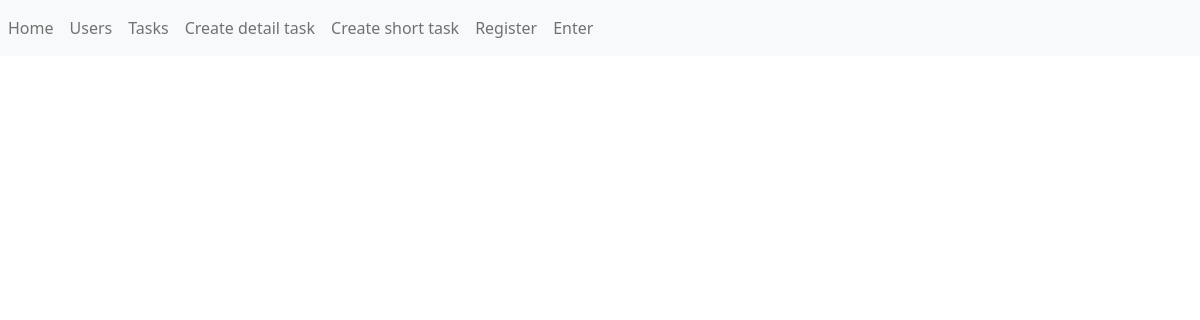
Page /tasks/task_list/ on the earlier database version.
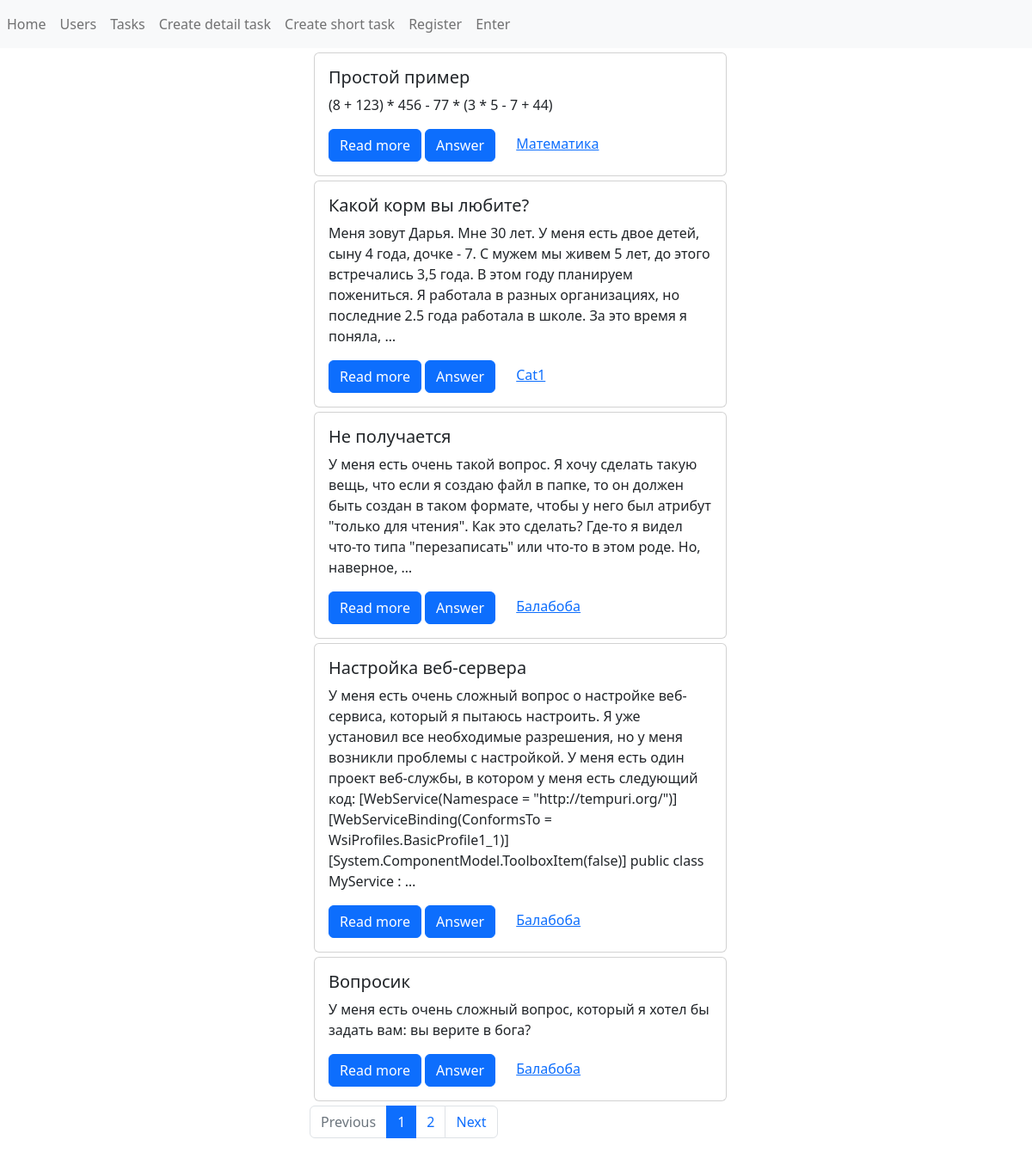
Same page on the later database version.
### tasks/models.py (models this page shows, shortened)
class TaskModel(models.Model):
    title = models.CharField(max_length=120)
    description = models.TextField()
    likes = models.IntegerField(default=0)
    detail_answer = models.BooleanField(default=True, null=True)  # detailed_answer or short_answer
    reference_short_answer = models.TextField(blank=True)
    created_at = models.DateTimeField(null=True, auto_now_add=True)
    user = models.ForeignKey(User, on_delete=models.CASCADE, null=True)

### tasks/views.py (the view)
# urls.py: path('task_list/', TasksList.as_view(), name='tasks_list'),
class TasksList(ListView):
    model = TaskModel
    template_name = 'tasks/task_list.html'
    context_object_name = 'tasks_list'
    paginate_by = 5
    ordering = '-created_at'

### tasks/templates/tasks/task_list.html
{% extends 'base.html' %}
{% block content %}
    {% for task in page_obj.object_list %}
        {% include 'inc/_task_card_compact.html' %}
    {% endfor %}
{% endblock %}

### templates/base.html (shortened to what this page needs)
<!DOCTYPE html>
<html lang="en">
<head>
    {% include "inc/_bootstrap.html" %}
</head>
<body>
{% include "inc/_navbar.html" %}
<div style="position: relative; width: 40%; left: 30%">
    {% block content %}{% endblock %}
    {% if page_obj.has_other_pages %}
        <nav aria-label="...">
            <ul class="pagination">
                {% if page_obj.number == 1 %}
                    <li class="page-item disabled">
                        <a class="page-link" href="#" tabindex="-1">Previous</a>
                    </li>
                {% else %}
                    <li class="page-item">
                        <a class="page-link" href="?page={{ page_obj.number|add:-1 }}" tabindex="-1">Previous</a>
                    </li>
                {% endif %}
                {% for p in page_obj.paginator.page_range %}
                    {% if p == page_obj.number %}
                        <li class="page-item active"><a class="page-link" href="?page={{ p }}">{{ p }}</a></li>
                    {% else %}
                        <li class="page-item"><a class="page-link" href="?page={{ p }}">{{ p }}</a></li>
                    {% endif %}
                {% endfor %}
                {% if page_obj.has_next %}
                    <li class="page-item">
                        <a class="page-link" href="?page={{ page_obj.number|add:1 }}">Next</a>
                    </li>
                {% else %}
                    <li class="page-item disabled">
                        <a class="page-link" href="#">Next</a>
                    </li>
                {% endif %}
            </ul>
        </nav>
    {% endif %}
</div>
</body>
</html>

### templates/inc/_bootstrap.html (shortened to what this page needs)
<link href="https://cdn.jsdelivr.net/npm/bootstrap@5.2.1/dist/css/bootstrap.min.css" rel="stylesheet"
>

### templates/inc/_navbar.html
<nav class="navbar navbar-expand-lg navbar-light bg-light">
    <div class="collapse navbar-collapse" id="navbarSupportedContent">
        <ul class="navbar-nav mr-auto">
            <li class="nav-item"><a class="nav-link" href="{% url 'home' %}">Home</a></li>
            <li class="nav-item"><a class="nav-link" href="{% url 'users' %}">Users</a></li>
            <li class="nav-item"><a class="nav-link" href="{% url 'tasks_list' %}">Tasks</a></li>
            <li class="nav-item"><a class="nav-link" href="{% url 'create_detail_task' %}">Create detail task</a></li>
            <li class="nav-item"><a class="nav-link" href="{% url 'create_short_task' %}">Create short task</a></li>
            {% if request.user.is_authenticated %}
                <li class="nav-item"><a class="nav-link" href="{% url 'logout_page' %}">Logout</a></li>
                <b>
                    <li class="nav-item"><a class="nav-link"
                                            href="{% url 'user_page' request.user.pk %}">{{ request.user.username }}</a>
                    </li>
                </b>
            {% else %}
                <li class="nav-item"><a class="nav-link" href="{% url 'register_page' %}">Register</a></li>
                <li class="nav-item"><a class="nav-link" href="{% url 'login_page' %}">Enter</a></li>
            {% endif %}
        </ul>
    </div>
</nav>

### tasks/templates/inc/_task_card_compact.html
{% extends 'inc/_task_card.html' %}
{% block description %}
    {{ task.description|truncatewords:50 }}
{% endblock %}
{% block read_more_button %}
    <a href="{% url 'task' task.pk %}" class="btn btn-primary">Read more</a>
{% endblock %}

### tasks/templates/inc/_task_card.html
<div class="card" style="width: 100%; margin: 5px;">
    <div class="card-body">
        <h5 class="card-title">{{ task.title }}</h5>
        <p class="card-text">{% block description %}{{ task.description }}{% endblock %}</p>
        {% block read_more_button %}{% endblock %}
        <a href="{% url 'answer_task' task.pk %}" class="btn btn-primary" style="margin-right: 20px">Answer</a>
        <a href="{% url 'user_page' task.user.pk %}" class="card-link">{{ task.user.username }}</a>
    </div>
</div>

Differences in the rows shown:
added TaskModel: title "Простой пример", description "(8 + 123) * 456 - 77 * (3 * 5 - 7 + 44)", user.username "Математика"
added TaskModel: title "Какой корм вы любите?", description "Меня зовут Дарья. Мне 30 лет. У меня есть двое детей, сыну 4 года, дочке - 7. С мужем мы живем 5 лет, до этого встречались 3,5 года. В этом году планируем пожениться. Я работала в разных организациях, но последние 2.5 года работала в школе. За это время я поняла, …", user.username "Cat1"
added TaskModel: title "Не получается", description "У меня есть очень такой вопрос. Я хочу сделать такую вещь, что если я создаю файл в папке, то он должен быть создан в таком формате, чтобы у него был атрибут \"только для чтения\". Как это сделать? Где-то я видел что-то типа \"перезаписать\" или что-то в этом роде. Но, наверное, …", user.username "Балабоба"
added TaskModel: title "Настройка веб-сервера", description "У меня есть очень сложный вопрос о настройке веб-сервиса, который я пытаюсь настроить. Я уже установил все необходимые разрешения, но у меня возникли проблемы с настройкой. У меня есть один проект веб-службы, в котором у меня есть следующий код: [WebService(Namespace = \"http://tempuri.org/\")] [WebServiceBinding(ConformsTo = WsiProfiles.BasicProfile1_1)] [System.ComponentModel.ToolboxItem(false)] public class MyService : …", user.username "Балабоба"
added TaskModel: title "Вопросик", description "У меня есть очень сложный вопрос, который я хотел бы задать вам: вы верите в бога?", user.username "Балабоба"
Other differences:
text now shown: "Previous Next"
new list line: "1"
new list line: "2"
